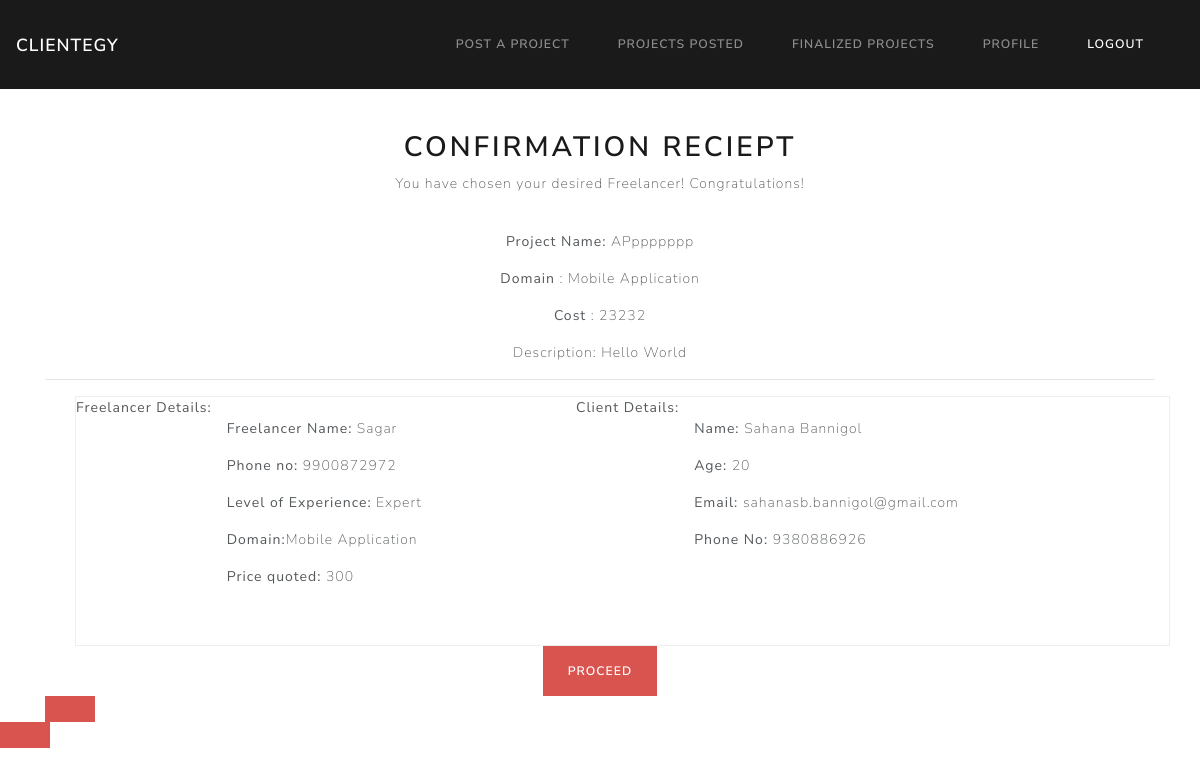
The app's page /selected_freelancer_client/1&3&0/ with its own data.
### clientegy/models.py (models this page shows)
class Project(models.Model) :
    project_id = models.AutoField(primary_key= True)
    client_id=models.IntegerField(default=None)
    title = models.TextField()
    description = models.TextField()
    domain = models.TextField()
    lvl_exp = models.TextField()
    price_range = models.IntegerField()
    proj_selected_flag = models.BooleanField(default=False)

class Developer(models.Model) :
    dev_id = models.AutoField(primary_key= True)
    name = models.CharField(max_length=100 )
    age = models.IntegerField()
    exp = models.TextField()
    cost = models.TextField()
    ph_no = models.CharField(max_length=10)
    service = models.TextField()
    email = models.TextField()
    pass_dev = models.TextField(default= None)
    dev_selected_flag = models.BooleanField(default=False)

class PSRecord(models.Model) :
    bid_price = models.IntegerField()
    dev_id = models.IntegerField()
    dev_name=models.TextField(default=None)
    client_id = models.IntegerField()
    project_id = models.IntegerField()

class Client(models.Model) :
    client_id = models.AutoField(primary_key= True)
    name = models.CharField(max_length=100)
    age = models.IntegerField()
    email = models.TextField()
    ph_no = models.CharField(max_length=10)
    pass_client = models.TextField(default= None)

### clientegy/views.py (the view)
# urls.py: path('selected_freelancer_client/<str:projectAndUser>/',confirmation),
def confirmation(request,projectAndUser):
    dev_id,project_id,client_id=projectAndUser.split('&')
    dev_Obj=Developer.objects.get(dev_id=dev_id)
    projectobj=Project.objects.get(project_id=int(project_id))
    client_Obj = Client.objects.get(client_id = client_id)
    bidderObj= PSRecord.objects.get(dev_id=dev_id , project_id=project_id)
    print(bidderObj.bid_price)
    return render(request,'selected_freelancer_client.html',{'project':projectobj,'client':client_Obj,'bidder':bidderObj,'dev':dev_Obj,'projectid':project_id})

### clientegy/templates/selected_freelancer_client.html (shortened to what this page needs)
{% extends 'base_client.html'%}
{% block body%}
<div class="container">
    <div class="format">
        <br><br><h2>Confirmation Reciept</h2>
        <p>You have chosen your desired Freelancer! Congratulations!</p>
        <div class="container">
            <br><p><b>Project Name:</b> {{project.title}}</p>
            <p><b>Domain</b> : {{project.domain}}</p>
            <b>Cost</b> : {{project.price_range}}</p>
            <p>Description:
            {{project.description}}</p>
        </div>
        <hr>
    </div>
    <div class="row border">
        <p><b>Freelancer Details:</b></p>
        <div class="col-sm-4">
            <br><p><b>Freelancer Name:</b> {{dev.name}}</p>
            <p><b>Phone no:</b> {{dev.ph_no}}</p>
            <p><b>Level of Experience:</b> {{dev.exp}}</p>
            <p><b>Domain:</b>{{dev.service}}</p>
            <p><b>Price quoted:</b> {{bidder.bid_price}}</p><br>
            <br>
        </div>
        <p><b>Client Details:</b></p>
        <div class="col-sm-4">
            <br><p><b>Name: </b>{{client.name}}</p>
            <p><b>Age: </b>{{client.age}}</p>
            <p><b>Email: </b>{{client.email}}</p>
            <p><b>Phone No: </b>{{client.ph_no}}</p><br>
        </div>
    </div>
    <div class="container format ">
        <a href="/bill_final/{{client.client_id}}&{{dev.dev_id}}&{{project.project_id}}/" class="btn btn-danger">Proceed</button>
    </div>
</div>
{% endblock%}

### clientegy/templates/selected_freelancer_client.html (style rules this page uses)
.format { text-align: center; }
.border { margin-left: 30px; }

### records on screen
Project: title "APppppppp", domain "Mobile Application", price_range "23232", description "Hello World"
Developer: name "Sagar", ph_no "9900872972", exp "Expert", service "Mobile Application"
PSRecord: bid_price "300"
Client: name "Sahana Bannigol", age "20", email "sahanasb.bannigol@gmail.com", ph_no "9380886926"
